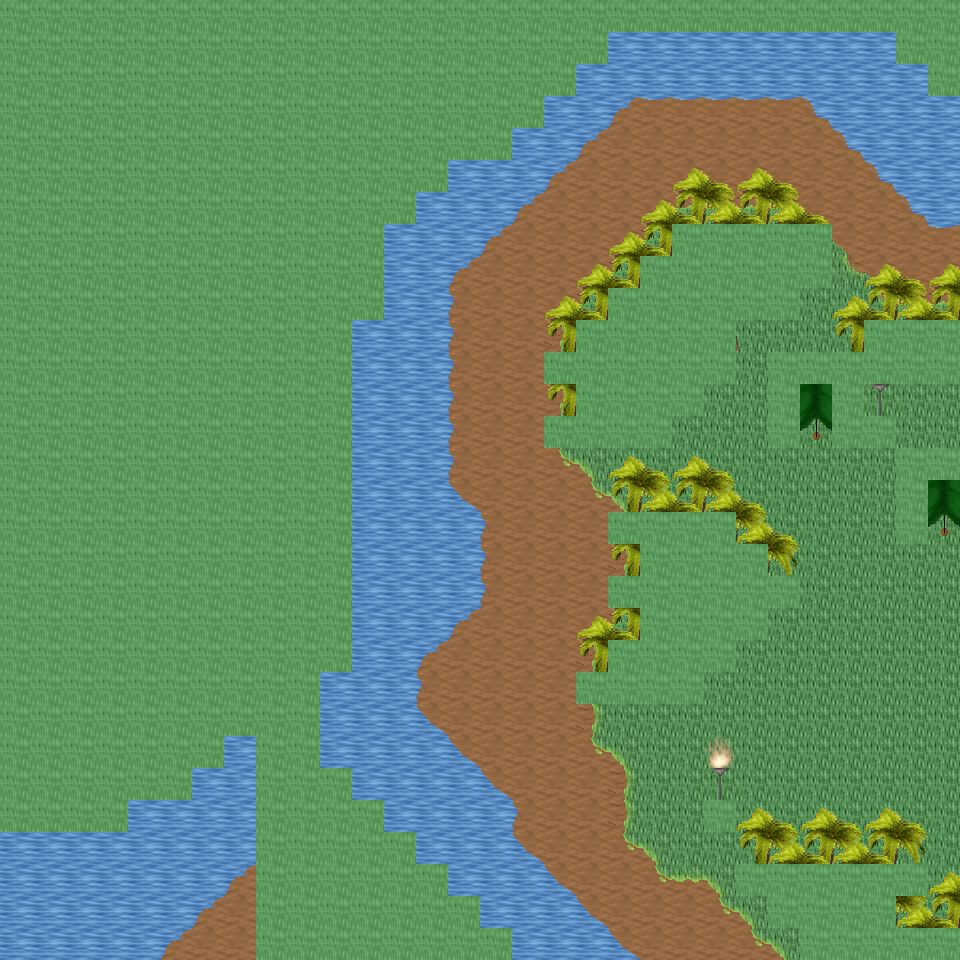

The image is a tile-based game level rendered from a .tmx file. Its description and source (layers, tilesets, objects; grid data summarised) follow:
An orthogonal 30x30 tile map with 32x32 px tiles, 6 tile layers (Ground, Object, Object2, Above, ...), 26 tilesets and 3 objects (3x mapExit).

<map version="1.0" orientation="orthogonal" renderorder="right-down" width="30" height="30" tilewidth="32" tileheight="32" nextobjectid="4">
  <tileset firstgid="1" name="tileset_ground_ground" tilewidth="32" tileheight="32" tilecount="33" columns="3">
    <image source="../drawable/tileset_ground_ground.png" width="96" height="352" />
  </tileset>
  <tileset firstgid="34" name="tileset_ground_water_pool" tilewidth="32" tileheight="32" tilecount="72" columns="3">
    <image source="../drawable/tileset_ground_water_pool.png" width="96" height="768" />
  </tileset>
  <tileset firstgid="106" name="tileset_ground_water_pool_deep" tilewidth="32" tileheight="32" tilecount="72" columns="3">
    <image source="../drawable/tileset_ground_water_pool_deep.png" width="96" height="768" />
  </tileset>
  <tileset firstgid="178" name="tileset_ground_water_pool_corners" tilewidth="32" tileheight="32" tilecount="72" columns="3">
    <image source="../drawable/tileset_ground_water_pool_corners.png" width="96" height="768" />
  </tileset>
  <tileset firstgid="250" name="tileset_ground_grass_edges" tilewidth="32" tileheight="32" tilecount="36" columns="12">
    <image source="../drawable/tileset_ground_grass_edges.png" width="384" height="96" />
  </tileset>
  <tileset firstgid="286" name="tileset_ground_grass_corners" tilewidth="32" tileheight="32" tilecount="24" columns="6">
    <image source="../drawable/tileset_ground_grass_corners.png" width="192" height="128" />
  </tileset>
  <tileset firstgid="310" name="tileset_ground_ladder_vertical_dark" tilewidth="32" tileheight="32" tilecount="3" columns="3">
    <image source="../drawable/tileset_ground_ladder_vertical_dark.png" width="96" height="32" />
  </tileset>
  <tileset firstgid="313" name="tileset_plant_tree_palm_tree" tilewidth="32" tileheight="32" tilecount="6" columns="2">
    <image source="../drawable/tileset_plant_tree_palm_tree.png" width="64" height="96" />
  </tileset>
  <tileset firstgid="319" name="tileset_plant_tree_tree_realistic" tilewidth="32" tileheight="32" tilecount="16" columns="4">
    <image source="../drawable/tileset_plant_tree_tree_realistic.png" width="128" height="128" />
  </tileset>
  <tileset firstgid="335" name="tileset_logic_creature_animal" tilewidth="32" tileheight="32" tilecount="32" columns="8">
    <image source="../drawable/tileset_logic_creature_animal.png" width="256" height="128" />
  </tileset>
  <tileset firstgid="367" name="tileset_logic_collision" tilewidth="32" tileheight="32" tilecount="1" columns="1">
    <image source="../drawable/tileset_logic_collision.png" width="32" height="32" />
  </tileset>
  <tileset firstgid="368" name="tileset_plant_bush_various_small" tilewidth="32" tileheight="32" tilecount="9" columns="3">
    <image source="../drawable/tileset_plant_bush_various_small.png" width="96" height="96" />
  </tileset>
  <tileset firstgid="377" name="tileset_ground_ridge_earth_pale" tilewidth="32" tileheight="32" tilecount="96" columns="12">
    <image source="../drawable/tileset_ground_ridge_earth_pale.png" width="384" height="256" />
  </tileset>
  <tileset firstgid="473" name="tileset_object_tent" tilewidth="32" tileheight="32" tilecount="9" columns="3">
    <image source="../drawable/tileset_object_tent.png" width="96" height="96" />
  </tileset>
  <tileset firstgid="482" name="tileset_logic_creature_amazon" tilewidth="32" tileheight="32" tilecount="16" columns="8">
    <image source="../drawable/tileset_logic_creature_amazon.png" width="256" height="64" />
  </tileset>
  <tileset firstgid="498" name="tileset_furniture_light_iron_lamp" tilewidth="32" tileheight="32" tilecount="3" columns="1">
    <image source="../drawable/tileset_furniture_light_iron_lamp.png" width="32" height="96" />
  </tileset>
  <tileset firstgid="501" name="tileset_furniture_light_flames" tilewidth="32" tileheight="32" tilecount="6" columns="6">
    <image source="../drawable/tileset_furniture_light_flames.png" width="192" height="32" />
  </tileset>
  <tileset firstgid="507" name="tileset_ground_rock_rocks_2" tilewidth="32" tileheight="32" tilecount="4" columns="2">
    <image source="../drawable/tileset_ground_rock_rocks_2.png" width="64" height="64" />
  </tileset>
  <tileset firstgid="511" name="tileset_logic_portal" tilewidth="32" tileheight="32" tilecount="24" columns="8">
    <image source="../drawable/tileset_logic_portal.png" width="256" height="96" />
  </tileset>
  <tileset firstgid="535" name="tileset_logic_item_fruits" tilewidth="32" tileheight="32" tilecount="16" columns="8">
    <image source="../drawable/tileset_logic_item_fruits.png" width="256" height="64" />
  </tileset>
  <tileset firstgid="551" name="tileset_plant_pineapple_plant" tilewidth="32" tileheight="32" tilecount="6" columns="2">
    <image source="../drawable/tileset_plant_pineapple_plant.png" width="64" height="96" />
  </tileset>
  <tileset firstgid="557" name="tileset_ground_grass_2" tilewidth="32" tileheight="32" tilecount="21" columns="3">
    <image source="../drawable/tileset_ground_grass_2.png" width="96" height="224" />
  </tileset>
  <tileset firstgid="578" name="tileset_light_dim_yellow_light_7x5" tilewidth="32" tileheight="32" tilecount="35" columns="7">
    <image source="../drawable/tileset_light_dim_yellow_light_7x5.png" width="224" height="160" />
  </tileset>
  <tileset firstgid="613" name="tileset_light_yellow_light_5x5" tilewidth="32" tileheight="32" tilecount="25" columns="5">
    <image source="../drawable/tileset_light_yellow_light_5x5.png" width="160" height="160" />
  </tileset>
  <tileset firstgid="638" name="tileset_logic_creature_spider" tilewidth="32" tileheight="32" tilecount="3" columns="3">
    <image source="../drawable/tileset_logic_creature_spider.png" width="96" height="32" />
  </tileset>
  <tileset firstgid="641" name="tileset_logic_creature_reptile" tilewidth="32" tileheight="32" tilecount="7" columns="7">
    <image source="../drawable/tileset_logic_creature_reptile.png" width="224" height="32" />
  </tileset>
  <layer name="Ground" width="30" height="30">
    <data>[900 cells, 900 non-empty, 15 distinct tile ids]</data>
  </layer>
  <layer name="Object" width="30" height="30">
    <data>[900 cells, 217 non-empty, 28 distinct tile ids]</data>
  </layer>
  <layer name="Object2" width="30" height="30">
    <data>[900 cells, 62 non-empty, 4 distinct tile ids]</data>
  </layer>
  <layer name="Above" width="30" height="30">
    <data>[900 cells, 106 non-empty, 10 distinct tile ids]</data>
  </layer>
  <layer name="Above2" width="30" height="30">
    <data>[900 cells, 25 non-empty, 2 distinct tile ids]</data>
  </layer>
  <layer name="Walkable" width="30" height="30">
    <data>[900 cells, 455 non-empty, 1 distinct tile ids]</data>
  </layer>
  <objectgroup name="MapEvents">
    <object id="1" name="south" type="mapExit" x="0" y="928" width="256" height="32">
      <properties>
        <property name="map" value="level_0_x260_y9" />
        <property name="x" value="0" />
        <property name="y" value="1" />
      </properties>
    </object>
    <object id="2" name="south2" type="mapExit" x="512" y="928" width="288" height="32">
      <properties>
        <property name="map" value="level_0_x260_y9" />
        <property name="x" value="16" />
        <property name="y" value="1" />
      </properties>
    </object>
    <object id="3" name="west" type="mapExit" x="0" y="832" width="32" height="128">
      <properties>
        <property name="map" value="level_0_x259_y8" />
        <property name="x" value="28" />
        <property name="y" value="26" />
      </properties>
    </object>
  </objectgroup>
</map>
